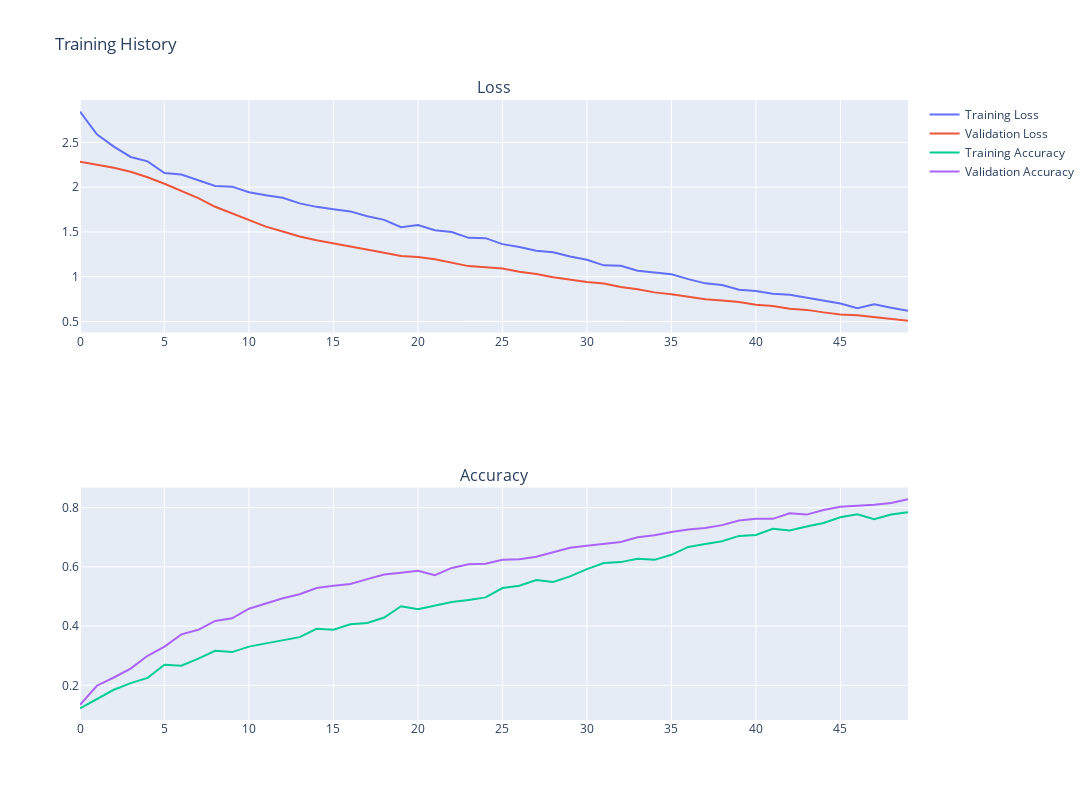

Source (notebook cell):
### Markdown cell above
### LSTM Model Architecture and Training

This section implements a Bidirectional LSTM network for spoken digit classification. The architecture and training process are designed to capture temporal patterns in the audio features while preventing overfitting.

#### Model Architecture
- **Input Layer**: Accepts input shape matching the preprocessed features (168 x timesteps x 1)
- **First LSTM Block**:
   - Bidirectional LSTM with 128 units and return sequences
   - Batch Normalization
   - Dropout rate of 0.3
- **Second LSTM Block**: 
   - Bidirectional LSTM with 64 units without return sequences
   - Batch Normalization
   - Dropout rate of 0.3
- **Dense Layers**:
   - 256 units with ReLU activation
   - Dropout rate of 0.5
   - Final softmax layer with 10 units for classification

#### Training Configuration
- **Optimizer**: Adam with learning rate 0.0001
- **Loss Function**: Categorical crossentropy
- **Batch Size**: 64
- **Maximum Epochs**: 50
- **Early Stopping**: Monitors validation loss with patience=10
- **Learning Rate Scheduler**: Reduces learning rate on plateau

#### Regularization Techniques
1. **Batch Normalization**: After each LSTM layer
2. **Dropout**: Progressive rates (0.3 → 0.3 → 0.5)
3. **Early Stopping**: Prevents overfitting by monitoring validation loss
4. **Learning Rate Reduction**: Adapts learning rate based on validation performance

#### Data Split
- Training Set: 70% of data
- Test Set: 30% of data
- Features are scaled using StandardScaler
- Labels are one-hot encoded

The model demonstrates strong performance with balanced regularization, making it suitable for the spoken digit classification task while maintaining good generalization capabilities.

### Code cell
# Reshape features for LSTM
features_lstm = features_scaled.reshape(features_scaled.shape[0], features_scaled.shape[1], features_scaled.shape[2])

# Create a more complex LSTM model with Bidirectional LSTM layers
model_lstm = Sequential([
    # First Bidirectional LSTM layer with 128 units and return sequences
    Bidirectional(LSTM(128, return_sequences=True), input_shape=(features_lstm.shape[1], features_lstm.shape[2])),
    BatchNormalization(),
    Dropout(0.3),
    
    # Second Bidirectional LSTM layer with 64 units and no return sequences
    Bidirectional(LSTM(64, return_sequences=False)),
    BatchNormalization(),
    Dropout(0.3),
    
    # Fully connected layer with 256 units and ReLU activation
    Dense(256, activation='relu'),  # Increased units
    Dropout(0.5),
    
    # Output layer with 10 units (one for each class) and softmax activation
    Dense(10, activation='softmax')
])

# Compile the model with Adam optimizer, categorical crossentropy loss, and accuracy metric
model_lstm.compile(optimizer=keras.optimizers.Adam(learning_rate=0.0001),  # Adjusted learning rate
                   loss='categorical_crossentropy',
                   metrics=['accuracy'])

# Learning rate scheduler to reduce learning rate when validation loss plateaus
reduce_lr = ReduceLROnPlateau(monitor='val_loss', factor=0.5, patience=5, min_lr=1e-6)

# Early stopping to prevent overfitting
early_stopping = keras.callbacks.EarlyStopping(monitor='val_loss', patience=10, restore_best_weights=True)

# Train the model with early stopping and learning rate scheduler
history_lstm = model_lstm.fit(X_train, y_train, validation_data=(X_test, y_test), epochs=50, batch_size=BATCH_SIZE, callbacks=[early_stopping, reduce_lr])

# Evaluate the model on the test data
test_loss, test_accuracy = model_lstm.evaluate(X_test, y_test, verbose=2)
print(f"Test Loss: {test_loss}")
print(f"Test Accuracy: {test_accuracy}")

# Plot the training history using Plotly
fig = sp.make_subplots(rows=2, cols=1, subplot_titles=("Loss", "Accuracy"))

# Plot training and validation loss
fig.add_trace(go.Scatter(x=history_lstm.epoch, y=history_lstm.history['loss'], mode='lines', name='Training Loss'), row=1, col=1)
fig.add_trace(go.Scatter(x=history_lstm.epoch, y=history_lstm.history['val_loss'], mode='lines', name='Validation Loss'), row=1, col=1)

# Plot training and validation accuracy
fig.add_trace(go.Scatter(x=history_lstm.epoch, y=history_lstm.history['accuracy'], mode='lines', name='Training Accuracy'), row=2, col=1)
fig.add_trace(go.Scatter(x=history_lstm.epoch, y=history_lstm.history['val_accuracy'], mode='lines', name='Validation Accuracy'), row=2, col=1)

# Update layout of the figure
fig.update_layout(height=800, width=1200, title_text="Training History")
fig.show()
# Plot the training history using Matplotlib
fig, (ax1, ax2) = plt.subplots(2, 1, figsize=(12, 8))

# Plot training and validation loss
ax1.plot(history_lstm.epoch, history_lstm.history['loss'], label='Training Loss')
ax1.plot(history_lstm.epoch, history_lstm.history['val_loss'], label='Validation Loss')
ax1.set_title('Loss')
ax1.set_xlabel('Epochs')
ax1.set_ylabel('Loss')
ax1.legend()
ax1.grid(True, alpha=0.3)

# Plot training and validation accuracy
ax2.plot(history_lstm.epoch, history_lstm.history['accuracy'], label='Training Accuracy')
ax2.plot(history_lstm.epoch, history_lstm.history['val_accuracy'], label='Validation Accuracy')
ax2.set_title('Accuracy')
ax2.set_xlabel('Epochs')
ax2.set_ylabel('Accuracy')
ax2.legend()
ax2.grid(True, alpha=0.3)

# Adjust layout and display the plots
plt.tight_layout()
plt.show()

### Figure 1 — Plotly figure (JSON) as saved in the notebook; plotly's stock layout.template omitted (floating-point values rounded to 4 significant figures)
{"data": [{"mode": "lines", "name": "Training Loss", "type": "scatter", "x": [0, 1, 2, 3, 4, 5, 6, 7, 8, 9, 10, 11, 12, 13, 14, 15, 16, 17, 18, 19, 20, 21, 22, 23, 24, 25, 26, 27, 28, 29, 30, 31, 32, 33, 34, 35, 36, 37, 38, 39, 40, 41, 42, 43, 44, 45, 46, 47, 48, 49], "xaxis": "x", "y": [2.843, 2.589, 2.452, 2.337, 2.288, 2.157, 2.14, 2.08, 2.013, 2.005, 1.943, 1.91, 1.882, 1.819, 1.78, 1.753, 1.729, 1.675, 1.635, 1.552, 1.578, 1.519, 1.498, 1.434, 1.431, 1.364, 1.332, 1.291, 1.273, 1.225, 1.189, 1.127, 1.122, 1.066, 1.05, 1.027, 0.9733, 0.9261, 0.9073, 0.8556, 0.8419, 0.8094, 0.7989, 0.7658, 0.7343, 0.7003, 0.6495, 0.6915, 0.655, 0.6213], "yaxis": "y"}, {"mode": "lines", "name": "Validation Loss", "type": "scatter", "x": [0, 1, 2, 3, 4, 5, 6, 7, 8, 9, 10, 11, 12, 13, 14, 15, 16, 17, 18, 19, 20, 21, 22, 23, 24, 25, 26, 27, 28, 29, 30, 31, 32, 33, 34, 35, 36, 37, 38, 39, 40, 41, 42, 43, 44, 45, 46, 47, 48, 49], "xaxis": "x", "y": [2.283, 2.254, 2.217, 2.172, 2.111, 2.038, 1.956, 1.877, 1.781, 1.708, 1.635, 1.559, 1.505, 1.449, 1.407, 1.374, 1.343, 1.305, 1.268, 1.232, 1.221, 1.194, 1.159, 1.119, 1.107, 1.093, 1.056, 1.031, 0.9954, 0.9649, 0.9421, 0.9246, 0.8853, 0.8592, 0.8254, 0.8043, 0.7807, 0.7495, 0.7353, 0.7175, 0.6872, 0.6727, 0.6419, 0.6301, 0.6022, 0.5797, 0.5711, 0.5516, 0.5303, 0.5073], "yaxis": "y"}, {"mode": "lines", "name": "Training Accuracy", "type": "scatter", "x": [0, 1, 2, 3, 4, 5, 6, 7, 8, 9, 10, 11, 12, 13, 14, 15, 16, 17, 18, 19, 20, 21, 22, 23, 24, 25, 26, 27, 28, 29, 30, 31, 32, 33, 34, 35, 36, 37, 38, 39, 40, 41, 42, 43, 44, 45, 46, 47, 48, 49], "xaxis": "x2", "y": [0.1224, 0.1533, 0.1852, 0.2076, 0.2252, 0.27, 0.2667, 0.2905, 0.3167, 0.3124, 0.331, 0.3419, 0.3514, 0.3629, 0.391, 0.3876, 0.4062, 0.411, 0.429, 0.4671, 0.4571, 0.4686, 0.4814, 0.4881, 0.4971, 0.5286, 0.5362, 0.5557, 0.5495, 0.5681, 0.5924, 0.6129, 0.6162, 0.6276, 0.6238, 0.641, 0.6676, 0.6776, 0.6867, 0.7048, 0.7081, 0.7286, 0.7233, 0.7362, 0.7481, 0.7676, 0.7776, 0.761, 0.7767, 0.7843], "yaxis": "y2"}, {"mode": "lines", "name": "Validation Accuracy", "type": "scatter", "x": [0, 1, 2, 3, 4, 5, 6, 7, 8, 9, 10, 11, 12, 13, 14, 15, 16, 17, 18, 19, 20, 21, 22, 23, 24, 25, 26, 27, 28, 29, 30, 31, 32, 33, 34, 35, 36, 37, 38, 39, 40, 41, 42, 43, 44, 45, 46, 47, 48, 49], "xaxis": "x2", "y": [0.1344, 0.1989, 0.2267, 0.2567, 0.3, 0.3311, 0.3722, 0.3878, 0.4178, 0.4267, 0.4589, 0.4756, 0.4944, 0.5078, 0.5289, 0.5367, 0.5422, 0.5589, 0.5744, 0.58, 0.5867, 0.5722, 0.5967, 0.6089, 0.6111, 0.6244, 0.6256, 0.6344, 0.6489, 0.6644, 0.6711, 0.6789, 0.6844, 0.7, 0.7067, 0.7178, 0.7267, 0.7311, 0.7411, 0.7567, 0.7622, 0.7622, 0.7811, 0.7767, 0.7922, 0.8033, 0.8056, 0.81, 0.8156, 0.8289], "yaxis": "y2"}], "layout": {"annotations": [{"font": {"size": 16}, "showarrow": false, "text": "Loss", "x": 0.5, "xanchor": "center", "xref": "paper", "y": 1, "yanchor": "bottom", "yref": "paper"}, {"font": {"size": 16}, "showarrow": false, "text": "Accuracy", "x": 0.5, "xanchor": "center", "xref": "paper", "y": 0.375, "yanchor": "bottom", "yref": "paper"}], "height": 800, "title": {"text": "Training History"}, "width": 1200, "xaxis": {"anchor": "y", "domain": [0, 1]}, "xaxis2": {"anchor": "y2", "domain": [0, 1]}, "yaxis": {"anchor": "x", "domain": [0.625, 1]}, "yaxis2": {"anchor": "x2", "domain": [0, 0.375]}}}
